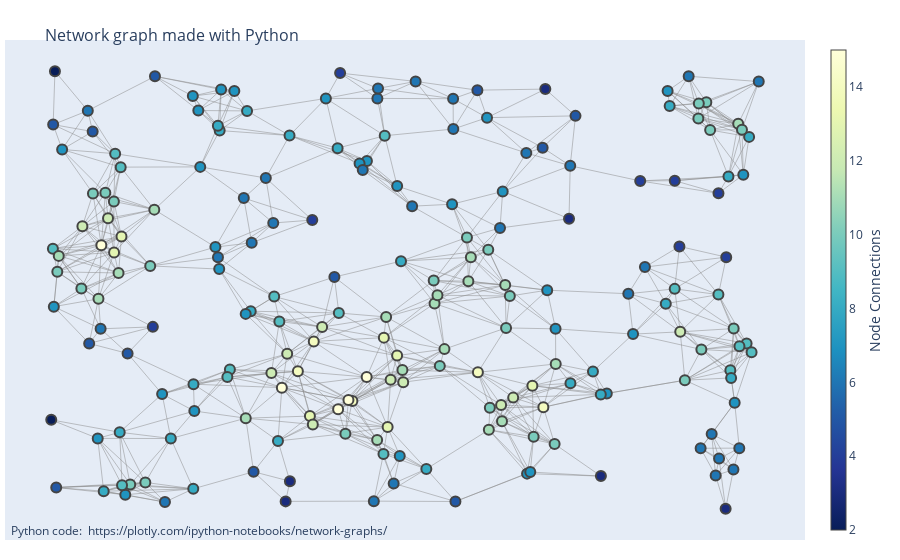

The cell this chart's notebook holds for it:
### Code cell
fig = go.Figure(data=[edge_trace, node_trace],
             layout=go.Layout(
                title='<br>Network graph made with Python',
                titlefont_size=16,
                showlegend=False,
                hovermode='closest',
                margin=dict(b=20,l=5,r=5,t=40),
                annotations=[ dict(
                    text="Python code: <a href='https://plotly.com/ipython-notebooks/network-graphs/'> https://plotly.com/ipython-notebooks/network-graphs/</a>",
                    showarrow=False,
                    xref="paper", yref="paper",
                    x=0.005, y=-0.002 ) ],
                xaxis=dict(showgrid=False, zeroline=False, showticklabels=False),
                yaxis=dict(showgrid=False, zeroline=False, showticklabels=False))
                )
fig.show()

### Figure 1 — Plotly figure (JSON) as saved in the notebook; plotly's stock layout.template omitted (floating-point values rounded to 4 significant figures; data arrays with more than 128 entries replaced by an {"elided": "..."} marker saying what was removed)
{"data": [{"hoverinfo": "none", "line": {"color": "#888", "width": 0.5}, "mode": "lines", "type": "scatter", "x": {"elided": "2499 float values"}, "y": {"elided": "2499 float values"}}, {"hoverinfo": "text", "marker": {"color": {"elided": "200 int values"}, "colorbar": {"thickness": 15, "title": {"side": "right", "text": "Node Connections"}, "xanchor": "left"}, "colorscale": [[0, "rgb(255,255,217)"], [0.125, "rgb(237,248,177)"], [0.25, "rgb(199,233,180)"], [0.375, "rgb(127,205,187)"], [0.5, "rgb(65,182,196)"], [0.625, "rgb(29,145,192)"], [0.75, "rgb(34,94,168)"], [0.875, "rgb(37,52,148)"], [1, "rgb(8,29,88)"]], "line": {"width": 2}, "reversescale": true, "showscale": true, "size": 10}, "mode": "markers", "text": {"elided": "200 str values"}, "type": "scatter", "x": {"elided": "200 float values"}, "y": {"elided": "200 float values"}}], "layout": {"annotations": [{"showarrow": false, "text": "Python code: <a href='https://plotly.com/ipython-notebooks/network-graphs/'> https://plotly.com/ipython-notebooks/network-graphs/</a>", "x": 0.005, "xref": "paper", "y": -0.002, "yref": "paper"}], "hovermode": "closest", "margin": {"b": 20, "l": 5, "r": 5, "t": 40}, "showlegend": false, "title": {"font": {"size": 16}, "text": "<br>Network graph made with Python"}, "xaxis": {"showgrid": false, "showticklabels": false, "zeroline": false}, "yaxis": {"showgrid": false, "showticklabels": false, "zeroline": false}}}
